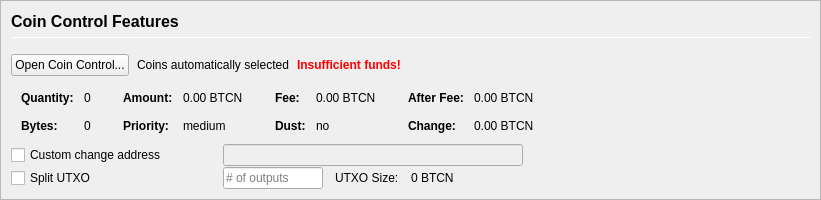
         <widget class="QFrame" name="frameCoinControl">
          <property name="sizePolicy">
           <sizepolicy hsizetype="Expanding" vsizetype="Expanding">
            <horstretch>0</horstretch>
            <verstretch>0</verstretch>
           </sizepolicy>
          </property>
          <property name="maximumSize">
           <size>
            <width>16777215</width>
            <height>16777215</height>
           </size>
          </property>
          <property name="frameShape">
           <enum>QFrame::StyledPanel</enum>
          </property>
          <property name="frameShadow">
           <enum>QFrame::Sunken</enum>
          </property>
          <layout class="QVBoxLayout" name="verticalLayoutCoinControl2">
           <property name="spacing">
            <number>0</number>
           </property>
           <property name="leftMargin">
            <number>0</number>
           </property>
           <property name="topMargin">
            <number>0</number>
           </property>
           <property name="rightMargin">
            <number>0</number>
           </property>
           <property name="bottomMargin">
            <number>0</number>
           </property>
           <item>
            <widget class="QFrame" name="frameCoinControl_BG">
             <layout class="QVBoxLayout" name="verticalLayoutCoinControl" stretch="0,0,0,0,0,0">
              <property name="spacing">
               <number>1</number>
              </property>
              <property name="leftMargin">
               <number>10</number>
              </property>
              <property name="topMargin">
               <number>10</number>
              </property>
              <item>
               <layout class="QHBoxLayout" name="horizontalLayoutCoinControl1">
                <property name="bottomMargin">
                 <number>15</number>
                </property>
                <item>
                 <layout class="QVBoxLayout" name="verticalLayout_3">
                  <property name="spacing">
                   <number>6</number>
                  </property>
                  <item>
                   <widget class="QLabel" name="labelCoinControlFeatures">
                    <property name="sizePolicy">
                     <sizepolicy hsizetype="Preferred" vsizetype="Maximum">
                      <horstretch>0</horstretch>
                      <verstretch>0</verstretch>
                     </sizepolicy>
                    </property>
                    <property name="minimumSize">
                     <size>
                      <width>0</width>
                      <height>20</height>
                     </size>
                    </property>
                    <property name="font">
                     <font>
                      <pointsize>12</pointsize>
                      <weight>75</weight>
                      <bold>true</bold>
                     </font>
                    </property>
                    <property name="styleSheet">
                     <string notr="true">font-weight:bold;</string>
                    </property>
                    <property name="text">
                     <string>Coin Control Features</string>
                    </property>
                   </widget>
                  </item>
                  <item>
                   <widget class="Line" name="line">
                    <property name="minimumSize">
                     <size>
                      <width>0</width>
                      <height>1</height>
                     </size>
                    </property>
                    <property name="maximumSize">
                     <size>
                      <width>16777215</width>
                      <height>1</height>
                     </size>
                    </property>
                    <property name="orientation">
                     <enum>Qt::Horizontal</enum>
                    </property>
                   </widget>
                  </item>
                 </layout>
                </item>
               </layout>
              </item>
              <item>
               <layout class="QHBoxLayout" name="horizontalLayoutCoinControl2" stretch="0,0,0,0">
                <property name="spacing">
                 <number>8</number>
                </property>
                <property name="bottomMargin">
                 <number>10</number>
                </property>
                <item>
                 <widget class="QPushButton" name="pushButtonCoinControl">
                  <property name="styleSheet">
                   <string notr="true"/>
                  </property>
                  <property name="text">
                   <string>Open Coin Control...</string>
                  </property>
                  <property name="autoDefault">
                   <bool>false</bool>
                  </property>
                 </widget>
                </item>
                <item>
                 <widget class="QLabel" name="labelCoinControlAutomaticallySelected">
                  <property name="text">
                   <string>Coins automatically selected</string>
                  </property>
                  <property name="margin">
                   <number>5</number>
                  </property>
                 </widget>
                </item>
                <item>
                 <widget class="QLabel" name="labelCoinControlInsuffFunds">
                  <property name="font">
                   <font>
                    <weight>75</weight>
                    <bold>true</bold>
                   </font>
                  </property>
                  <property name="styleSheet">
                   <string notr="true">color:red;font-weight:bold;</string>
                  </property>
                  <property name="text">
                   <string>Insufficient funds!</string>
                  </property>
                  <property name="margin">
                   <number>5</number>
                  </property>
                 </widget>
                </item>
                <item>
                 <spacer name="horizontalSpacerCoinControl">
                  <property name="orientation">
                   <enum>Qt::Horizontal</enum>
                  </property>
                  <property name="sizeHint" stdset="0">
                   <size>
                    <width>40</width>
                    <height>1</height>
                   </size>
                  </property>
                 </spacer>
                </item>
               </layout>
              </item>
              <item>
               <widget class="QWidget" name="widgetCoinControl" native="true">
                <property name="sizePolicy">
                 <sizepolicy hsizetype="Preferred" vsizetype="Preferred">
                  <horstretch>0</horstretch>
                  <verstretch>0</verstretch>
                 </sizepolicy>
                </property>
                <property name="minimumSize">
                 <size>
                  <width>0</width>
                  <height>0</height>
                 </size>
                </property>
                <property name="styleSheet">
                 <string notr="true"/>
                </property>
                <layout class="QHBoxLayout" name="horizontalLayoutCoinControl5">
                 <property name="leftMargin">
                  <number>0</number>
                 </property>
                 <property name="topMargin">
                  <number>0</number>
                 </property>
                 <property name="rightMargin">
                  <number>0</number>
                 </property>
                 <property name="bottomMargin">
                  <number>0</number>
                 </property>
                 <item>
                  <layout class="QHBoxLayout" name="horizontalLayoutCoinControl3" stretch="0,0,0,1">
                   <property name="spacing">
                    <number>20</number>
                   </property>
                   <property name="topMargin">
                    <number>0</number>
                   </property>
                   <property name="bottomMargin">
                    <number>10</number>
                   </property>
                   <item>
                    <layout class="QFormLayout" name="formLayoutCoinControl1">
                     <property name="horizontalSpacing">
                      <number>10</number>
                     </property>
                     <property name="verticalSpacing">
                      <number>14</number>
                     </property>
                     <property name="leftMargin">
                      <number>10</number>
                     </property>
                     <property name="topMargin">
                      <number>4</number>
                     </property>
                     <property name="rightMargin">
                      <number>6</number>
                     </property>
                     <item row="0" column="0">
                      <widget class="QLabel" name="labelCoinControlQuantityText">
                       <property name="font">
                        <font>
                         <weight>75</weight>
                         <bold>true</bold>
                        </font>
                       </property>
                       <property name="text">
                        <string>Quantity:</string>
                       </property>
                       <property name="margin">
                        <number>0</number>
                       </property>
                      </widget>
                     </item>
                     <item row="0" column="1">
                      <widget class="QLabel" name="labelCoinControlQuantity">
                       <property name="cursor">
                        <cursorShape>IBeamCursor</cursorShape>
                       </property>
                       <property name="contextMenuPolicy">
                        <enum>Qt::ActionsContextMenu</enum>
                       </property>
                       <property name="text">
                        <string notr="true">0</string>
                       </property>
                       <property name="margin">
                        <number>0</number>
                       </property>
                       <property name="textInteractionFlags">
                        <set>Qt::LinksAccessibleByMouse|Qt::TextSelectableByKeyboard|Qt::TextSelectableByMouse</set>
                       </property>
                      </widget>
                     </item>
                     <item row="1" column="0">
                      <widget class="QLabel" name="labelCoinControlBytesText">
                       <property name="font">
                        <font>
                         <weight>75</weight>
                         <bold>true</bold>
                        </font>
                       </property>
                       <property name="text">
                        <string>Bytes:</string>
                       </property>
                      </widget>
                     </item>
                     <item row="1" column="1">
                      <widget class="QLabel" name="labelCoinControlBytes">
                       <property name="cursor">
                        <cursorShape>IBeamCursor</cursorShape>
                       </property>
                       <property name="contextMenuPolicy">
                        <enum>Qt::ActionsContextMenu</enum>
                       </property>
                       <property name="text">
                        <string notr="true">0</string>
                       </property>
                       <property name="textInteractionFlags">
                        <set>Qt::LinksAccessibleByMouse|Qt::TextSelectableByKeyboard|Qt::TextSelectableByMouse</set>
                       </property>
                      </widget>
                     </item>
                    </layout>
                   </item>
                   <item>
                    <layout class="QFormLayout" name="formLayoutCoinControl2">
                     <property name="horizontalSpacing">
                      <number>10</number>
                     </property>
                     <property name="verticalSpacing">
                      <number>14</number>
                     </property>
                     <property name="leftMargin">
                      <number>6</number>
                     </property>
                     <property name="topMargin">
                      <number>4</number>
                     </property>
                     <property name="rightMargin">
                      <number>6</number>
                     </property>
                     <item row="0" column="0">
                      <widget class="QLabel" name="labelCoinControlAmountText">
                       <property name="font">
                        <font>
                         <weight>75</weight>
                         <bold>true</bold>
                        </font>
                       </property>
                       <property name="text">
                        <string>Amount:</string>
                       </property>
                       <property name="margin">
                        <number>0</number>
                       </property>
                      </widget>
                     </item>
                     <item row="0" column="1">
                      <widget class="QLabel" name="labelCoinControlAmount">
                       <property name="cursor">
                        <cursorShape>IBeamCursor</cursorShape>
                       </property>
                       <property name="contextMenuPolicy">
                        <enum>Qt::ActionsContextMenu</enum>
                       </property>
                       <property name="text">
                        <string notr="true">0.00 BTCN</string>
                       </property>
                       <property name="textInteractionFlags">
                        <set>Qt::LinksAccessibleByMouse|Qt::TextSelectableByKeyboard|Qt::TextSelectableByMouse</set>
                       </property>
                      </widget>
                     </item>
                     <item row="1" column="0">
                      <widget class="QLabel" name="labelCoinControlPriorityText">
                       <property name="font">
                        <font>
                         <weight>75</weight>
                         <bold>true</bold>
                        </font>
                       </property>
                       <property name="text">
                        <string>Priority:</string>
                       </property>
                      </widget>
                     </item>
                     <item row="1" column="1">
                      <widget class="QLabel" name="labelCoinControlPriority">
                       <property name="cursor">
                        <cursorShape>IBeamCursor</cursorShape>
                       </property>
                       <property name="contextMenuPolicy">
                        <enum>Qt::ActionsContextMenu</enum>
                       </property>
                       <property name="text">
                        <string>medium</string>
                       </property>
                       <property name="textInteractionFlags">
                        <set>Qt::LinksAccessibleByMouse|Qt::TextSelectableByKeyboard|Qt::TextSelectableByMouse</set>
                       </property>
                      </widget>
                     </item>
                    </layout>
                   </item>
                   <item>
                    <layout class="QFormLayout" name="formLayoutCoinControl3">
                     <property name="horizontalSpacing">
                      <number>10</number>
                     </property>
                     <property name="verticalSpacing">
                      <number>14</number>
                     </property>
                     <property name="leftMargin">
                      <number>6</number>
                     </property>
                     <property name="topMargin">
                      <number>4</number>
                     </property>
                     <property name="rightMargin">
                      <number>6</number>
                     </property>
                     <item row="0" column="0">
                      <widget class="QLabel" name="labelCoinControlFeeText">
                       <property name="font">
                        <font>
                         <weight>75</weight>
                         <bold>true</bold>
                        </font>
                       </property>
                       <property name="text">
                        <string>Fee:</string>
                       </property>
                       <property name="margin">
                        <number>0</number>
                       </property>
                      </widget>
                     </item>
                     <item row="0" column="1">
                      <widget class="QLabel" name="labelCoinControlFee">
                       <property name="cursor">
                        <cursorShape>IBeamCursor</cursorShape>
                       </property>
                       <property name="contextMenuPolicy">
                        <enum>Qt::ActionsContextMenu</enum>
                       </property>
                       <property name="text">
                        <string notr="true">0.00 BTCN</string>
                       </property>
                       <property name="textInteractionFlags">
                        <set>Qt::LinksAccessibleByMouse|Qt::TextSelectableByKeyboard|Qt::TextSelectableByMouse</set>
                       </property>
                      </widget>
                     </item>
                     <item row="1" column="0">
                      <widget class="QLabel" name="labelCoinControlLowOutputText">
                       <property name="font">
                        <font>
                         <weight>75</weight>
                         <bold>true</bold>
                        </font>
                       </property>
                       <property name="text">
                        <string>Dust:</string>
                       </property>
                      </widget>
                     </item>
                     <item row="1" column="1">
                      <widget class="QLabel" name="labelCoinControlLowOutput">
                       <property name="cursor">
                        <cursorShape>IBeamCursor</cursorShape>
                       </property>
                       <property name="contextMenuPolicy">
                        <enum>Qt::ActionsContextMenu</enum>
                       </property>
                       <property name="text">
                        <string>no</string>
                       </property>
                       <property name="textInteractionFlags">
                        <set>Qt::LinksAccessibleByMouse|Qt::TextSelectableByKeyboard|Qt::TextSelectableByMouse</set>
                       </property>
                      </widget>
                     </item>
                    </layout>
                   </item>
                   <item>
                    <layout class="QFormLayout" name="formLayoutCoinControl4">
                     <property name="horizontalSpacing">
                      <number>10</number>
                     </property>
                     <property name="verticalSpacing">
                      <number>14</number>
                     </property>
                     <property name="leftMargin">
                      <number>6</number>
                     </property>
                     <property name="topMargin">
                      <number>4</number>
                     </property>
                     <property name="rightMargin">
                      <number>6</number>
                     </property>
                     <item row="0" column="0">
                      <widget class="QLabel" name="labelCoinControlAfterFeeText">
                       <property name="font">
                        <font>
                         <weight>75</weight>
                         <bold>true</bold>
                        </font>
                       </property>
                       <property name="text">
                        <string>After Fee:</string>
                       </property>
                       <property name="margin">
                        <number>0</number>
                       </property>
                      </widget>
                     </item>
                     <item row="0" column="1">
                      <widget class="QLabel" name="labelCoinControlAfterFee">
                       <property name="cursor">
                        <cursorShape>IBeamCursor</cursorShape>
                       </property>
                       <property name="contextMenuPolicy">
                        <enum>Qt::ActionsContextMenu</enum>
                       </property>
                       <property name="text">
                        <string notr="true">0.00 BTCN</string>
                       </property>
                       <property name="textInteractionFlags">
                        <set>Qt::LinksAccessibleByMouse|Qt::TextSelectableByKeyboard|Qt::TextSelectableByMouse</set>
                       </property>
                      </widget>
                     </item>
                     <item row="1" column="0">
                      <widget class="QLabel" name="labelCoinControlChangeText">
                       <property name="font">
                        <font>
                         <weight>75</weight>
                         <bold>true</bold>
                        </font>
                       </property>
                       <property name="text">
                        <string>Change:</string>
                       </property>
                      </widget>
                     </item>
                     <item row="1" column="1">
                      <widget class="QLabel" name="labelCoinControlChange">
                       <property name="cursor">
                        <cursorShape>IBeamCursor</cursorShape>
                       </property>
                       <property name="contextMenuPolicy">
                        <enum>Qt::ActionsContextMenu</enum>
                       </property>
                       <property name="text">
                        <string notr="true">0.00 BTCN</string>
                       </property>
                       <property name="textInteractionFlags">
                        <set>Qt::LinksAccessibleByMouse|Qt::TextSelectableByKeyboard|Qt::TextSelectableByMouse</set>
                       </property>
                      </widget>
                     </item>
                    </layout>
                   </item>
                  </layout>
                 </item>
                </layout>
               </widget>
              </item>
              <item>
               <layout class="QHBoxLayout" name="horizontalLayoutCoinControl4">
                <property name="spacing">
                 <number>12</number>
                </property>
                <property name="sizeConstraint">
                 <enum>QLayout::SetDefaultConstraint</enum>
                </property>
                <property name="topMargin">
                 <number>0</number>
                </property>
                <property name="rightMargin">
                 <number>0</number>
                </property>
                <item>
                 <widget class="QCheckBox" name="checkBoxCoinControlChange">
                  <property name="sizePolicy">
                   <sizepolicy hsizetype="Preferred" vsizetype="Preferred">
                    <horstretch>0</horstretch>
                    <verstretch>0</verstretch>
                   </sizepolicy>
                  </property>
                  <property name="minimumSize">
                   <size>
                    <width>200</width>
                    <height>0</height>
                   </size>
                  </property>
                  <property name="maximumSize">
                   <size>
                    <width>200</width>
                    <height>16777215</height>
                   </size>
                  </property>
                  <property name="toolTip">
                   <string>If this is activated, but the change address is empty or invalid, change will be sent to a newly generated address.</string>
                  </property>
                  <property name="text">
                   <string>Custom change address</string>
                  </property>
                 </widget>
                </item>
                <item>
                 <widget class="QValidatedLineEdit" name="lineEditCoinControlChange">
                  <property name="enabled">
                   <bool>false</bool>
                  </property>
                  <property name="sizePolicy">
                   <sizepolicy hsizetype="Preferred" vsizetype="Preferred">
                    <horstretch>0</horstretch>
                    <verstretch>0</verstretch>
                   </sizepolicy>
                  </property>
                  <property name="minimumSize">
                   <size>
                    <width>300</width>
                    <height>0</height>
                   </size>
                  </property>
                 </widget>
                </item>
                <item>
                 <widget class="QLabel" name="labelCoinControlChangeLabel">
                  <property name="sizePolicy">
                   <sizepolicy hsizetype="Preferred" vsizetype="Preferred">
                    <horstretch>0</horstretch>
                    <verstretch>0</verstretch>
                   </sizepolicy>
                  </property>
                  <property name="minimumSize">
                   <size>
                    <width>100</width>
                    <height>0</height>
                   </size>
                  </property>
                  <property name="text">
                   <string/>
                  </property>
                  <property name="margin">
                   <number>3</number>
                  </property>
                 </widget>
                </item>
               </layout>
              </item>
              <item>
               <layout class="QHBoxLayout" name="horizontalLayoutCoinControl6">
                <property name="spacing">
                 <number>12</number>
                </property>
                <property name="rightMargin">
                 <number>0</number>
                </property>
                <item>
                 <widget class="QCheckBox" name="splitBlockCheckBox">
                  <property name="sizePolicy">
                   <sizepolicy hsizetype="Preferred" vsizetype="Preferred">
                    <horstretch>0</horstretch>
                    <verstretch>0</verstretch>
                   </sizepolicy>
                  </property>
                  <property name="minimumSize">
                   <size>
                    <width>200</width>
                    <height>0</height>
                   </size>
                  </property>
                  <property name="maximumSize">
                   <size>
                    <width>200</width>
                    <height>16777215</height>
                   </size>
                  </property>
                  <property name="text">
                   <string>Split UTXO</string>
                  </property>
                 </widget>
                </item>
                <item>
                 <widget class="QLineEdit" name="splitBlockLineEdit">
                  <property name="sizePolicy">
                   <sizepolicy hsizetype="Preferred" vsizetype="Preferred">
                    <horstretch>50</horstretch>
                    <verstretch>0</verstretch>
                   </sizepolicy>
                  </property>
                  <property name="minimumSize">
                   <size>
                    <width>100</width>
                    <height>0</height>
                   </size>
                  </property>
                  <property name="maximumSize">
                   <size>
                    <width>100</width>
                    <height>16777215</height>
                   </size>
                  </property>
                  <property name="placeholderText">
                   <string># of outputs</string>
                  </property>
                 </widget>
                </item>
                <item>
                 <widget class="QLabel" name="labelBlockSizeText">
                  <property name="text">
                   <string>UTXO Size:</string>
                  </property>
                 </widget>
                </item>
                <item>
                 <widget class="QLabel" name="labelBlockSize">
                  <property name="text">
                   <string>0 BTCN</string>
                  </property>
                 </widget>
                </item>
                <item>
                 <spacer name="horizontalSpacer_7">
                  <property name="orientation">
                   <enum>Qt::Horizontal</enum>
                  </property>
                  <property name="sizeHint" stdset="0">
                   <size>
                    <width>40</width>
                    <height>20</height>
                   </size>
                  </property>
                 </spacer>
                </item>
               </layout>
              </item>
              <item>
               <spacer name="verticalSpacerCoinControl">
                <property name="orientation">
                 <enum>Qt::Vertical</enum>
                </property>
                <property name="sizeHint" stdset="0">
                 <size>
                  <width>800</width>
                  <height>1</height>
                 </size>
                </property>
               </spacer>
              </item>
             </layout>
            </widget>
           </item>
          </layout>
         </widget>
